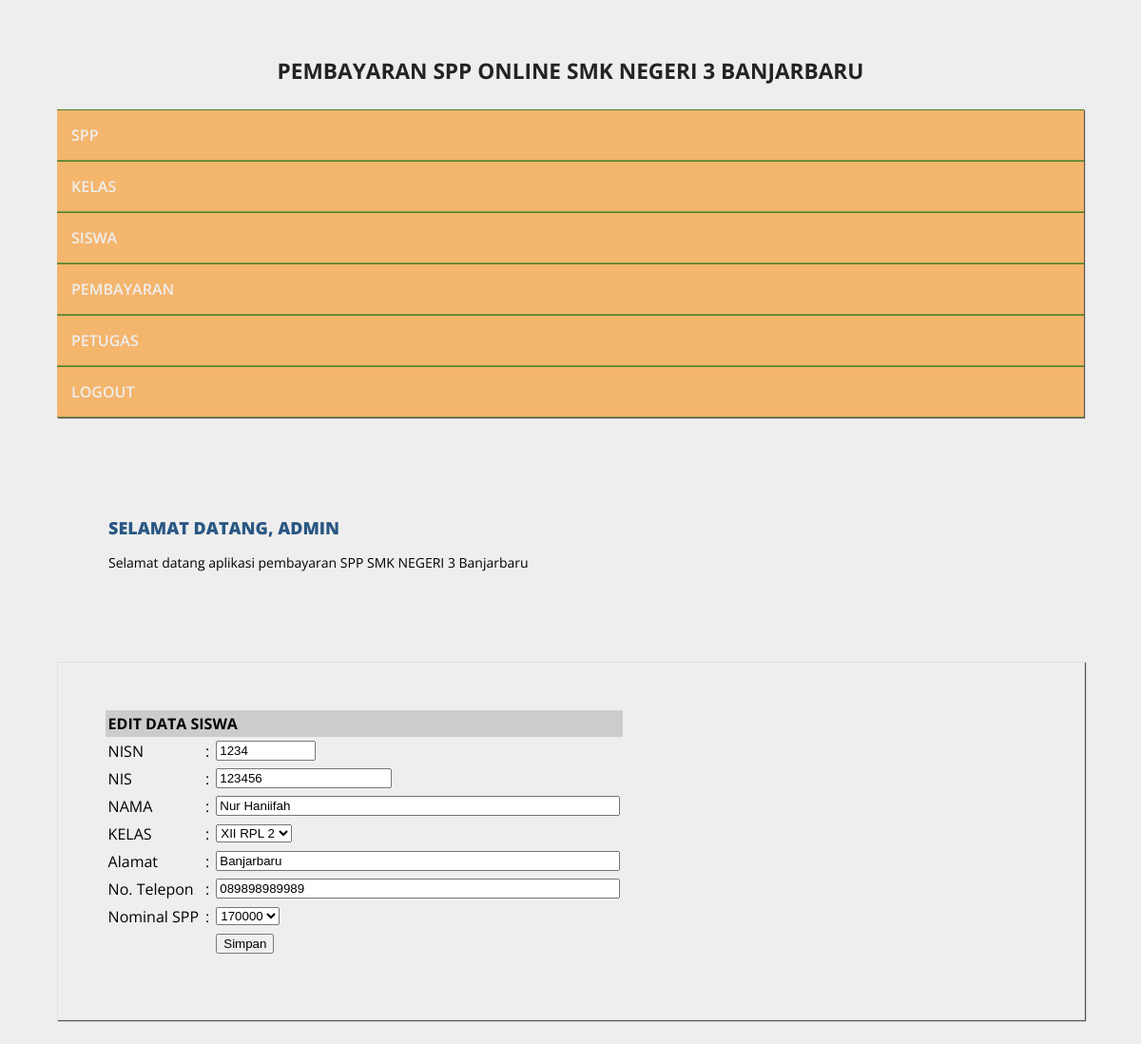
Screenshot of /admin/halaman_admin.php?open=edit_siswa&nisn=1234 (signed in) with the database file from the repository.
### tables this page shows
CREATE TABLE `siswa` (
  `nisn` varchar(10) NOT NULL,
  `nis` varchar(8) NOT NULL,
  `nama` varchar(35) NOT NULL,
  `id_kelas` varchar(11) NOT NULL,
  `alamat` text NOT NULL,
  `no_telp` varchar(15) NOT NULL,
  `id_spp` varchar(5) NOT NULL
);

### admin/edit_siswa.php (the view, shortened to what this page needs)
<?php
include_once "../src/koneksi.php";
if(isset($_GET['nisn'])){
    $nisn  = $_GET['nisn'];
    $sql   = mysqli_query($koneksi, "SELECT * FROM siswa WHERE nisn = '$nisn'");
    $data  = mysqli_fetch_array($sql);
}
?>
<form action="halaman_admin.php?open=edit_siswa&nisn=<?php echo isset($data['nisn']) ? $data['nisn'] : ''; ?>" method="post" >
<table cellspacing="1" cellpadding="3">
    <tr>
        <td bgcolor="#CCCCCC" colspan="3"><strong>EDIT DATA SISWA</strong></td>
    </tr>
    <tr>
        <td>NISN</td>
        <td>:</td>
        <td><input name="nisn" type="text" size="10" maxlength="10" value="<?php echo isset($data['nisn']) ? $data['nisn'] : ''; ?>" readonly="true" /></td>
    </tr>
    <tr>
        <td>NIS</td>
        <td>:</td>
        <td><input name="nis" type="text" size="20" maxlength="10" value="<?php echo isset($data['nis']) ? $data['nis'] : ''; ?>" /></td>
    </tr>
    <tr>
        <td>NAMA</td>
        <td>:</td>
        <td><input name="nama" type="text" size="50" maxlength="50" value="<?php echo isset($data['nama']) ? $data['nama'] : ''; ?>" /></td>
    </tr>
    <tr>
        <td>KELAS</td>
        <td>:</td>
        <td>
            <select name="id_kelas">
                <?php
                $tampilkankelas = mysqli_query($koneksi, "SELECT * FROM kelas");
                while ($bacaData = mysqli_fetch_array($tampilkankelas)){
                    if(isset($data['id_kelas']) && $bacaData['id_kelas'] == $data['id_kelas']){
                        $cek = "selected";
                    } else {
                        $cek = "";
                    }
                    echo "<option value='".$bacaData['id_kelas']."' $cek>".$bacaData['nama_kelas']."</option>";
                }
                ?>
            </select>
        </td>
    </tr>
    <tr>
        <td>Alamat</td>
        <td>:</td>
        <td><input name="alamat" type="text" size="50" maxlength="50" value="<?php echo isset($data['alamat']) ? $data['alamat'] : ''; ?>" /></td>
    </tr>
    <tr>
        <td>No. Telepon</td>
        <td>:</td>
        <td><input name="no_telp" type="text" size="50" maxlength="50" value="<?php echo isset($data['no_telp']) ? $data['no_telp'] : ''; ?>" /></td>
    </tr>
    <tr>
        <td>Nominal SPP</td>
        <td>:</td>
        <td>
            <select name="id_spp">
                <?php
                $tampilkanSPP = mysqli_query($koneksi, "SELECT * FROM spp");
                while ($bacaData = mysqli_fetch_array($tampilkanSPP)){
                    if(isset($data['id_spp']) && $bacaData['id_spp'] == $data['id_spp']){
                        $cek = "selected";
                    } else {
                        $cek = "";
                    }
                    echo "<option value='".$bacaData['id_spp']."' $cek>".$bacaData['nominal']."</option>";
                }
                ?>
            </select>
        </td>
    </tr>
    <tr>
        <td>&nbsp;</td>
        <td>&nbsp;</td>
        <td><input name="btnSimpan" type="submit" value="Simpan" /></td>
    </tr>
</table>
</form>

### src/style.css (style rules this page uses)
body { background: #eee; margin:0; font-family: 'Open Sans', sans-serif; }

### rows the page displays
siswa: nisn "1234", nis "123456", nama "Nur Haniifah", alamat "Banjarbaru", no_telp "089898989989"

### other values shown
$_SESSION['username'] "ADMIN"
form field id_kelas "XII RPL 2"
form field id_spp "170000"
